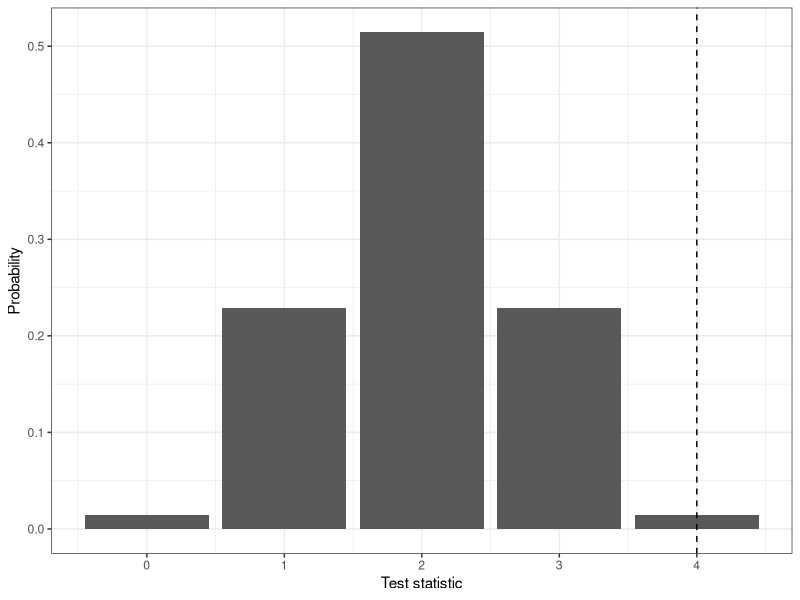
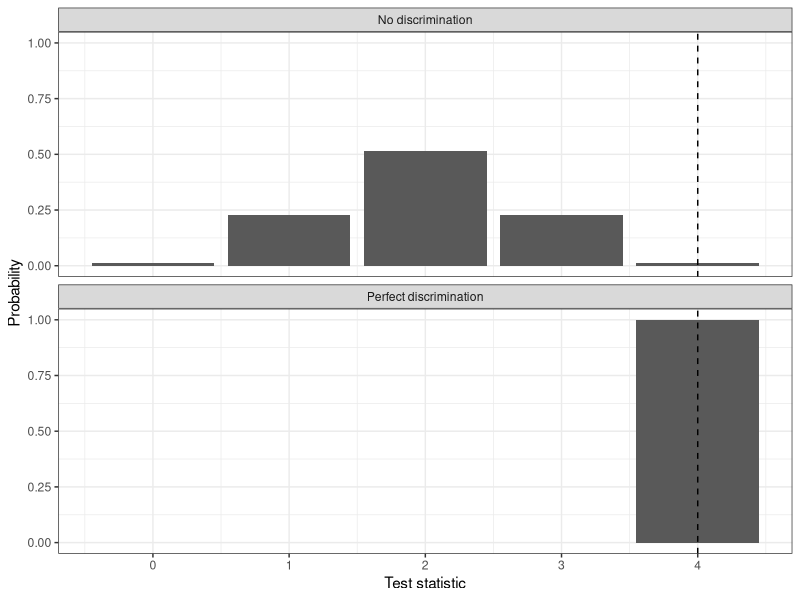

Source code (R) for these figures, in order:
# Setup -------------------------------------------------------------------
setwd(dirname(rstudioapi::getActiveDocumentContext()$path)) ## set wd to where file is saved
rm(list = ls())

# Fisher's Lady Tasting Tea experiment ------------------------------------

## Total of N = 8 cups
N <- 8

## Generate all 2^8 = 256 possible assignments
expand.grid(replicate(n = N,
                      expr = 0:1,
                      simplify = FALSE))

## To generate set of all allowable assignments, set number of milk-first (treated)
## cups to n_1 = 4
n_1 <- 4
n_0 <- N - n_1 ## Remaining N - n_1 cups are tea-first (control) cups

## Generate set of allowable assignments
Omega <- apply(X = combn(x = N,
                         m = n_1,
                         simplify = TRUE),
               MARGIN = 2,
               FUN = function(x) as.integer(1:N %in% x))
## Each assignment has equal probability
Omega_probs <- rep(x = 1/ncol(Omega),
                   times = ncol(Omega))

## Suppose realized assignment is
z <- Omega[,1]

## Also suppose "lady" correctly judges all cups
y <- z

## Write function to calculate Fisher's test statistic 
fisher_test_stat <- function(z,
                             y){
  
  return(as.numeric(t(z) %*% y))
  
}

## Calculate test-statisic on observed data
obs_test_stat <- fisher_test_stat(z = z,
                                  y = y)

## Generate distribution over Omega holding y fixed
test_stats_no_disc <- apply(X = Omega,
                            MARGIN = 2,
                            FUN = function(x) { fisher_test_stat(z = x,
                                                                 y = y) })

space_test_stats_no_disc <- sort(unique(test_stats_no_disc))
probs_no_disc <- sapply(X = space_test_stats_no_disc,
                        FUN = function(x) { sum((test_stats_no_disc == x) * Omega_probs) })

## Plot distribution of null test-stat

## Use ggplot2 and all tidyverse packages
# install.packages("tidyverse")
library(tidyverse)

null_test_stats <- data.frame(null_test_stat = space_test_stats_no_disc,
                              prob = probs_no_disc,
                              null = "No discrimination")

## Use Freedman-Diaconis rule for binwidth
#bw <- 2 * IQR(null_test_stats$null_test_stat) / length(null_test_stats$null_test_stat)^(1/3)

null_dist_no_discrim_plot <- ggplot(data = null_test_stats,
                                    mapping = aes(x = null_test_stat ,
                                                  y = prob)) +
  geom_bar(stat = "identity") +
  geom_vline(xintercept = obs_test_stat,
             linetype = "dashed") +
  theme_bw() +
  xlab(label = "Test statistic") +
  ylab(label = "Probability")
null_dist_no_discrim_plot

#ggsave(plot = null_dist_no_discrim_plot,
#       file = "null_dist_no_discrim_plot.pdf",
#       width = 6,
#       height = 4,
#       units = "in",
#       dpi = 600)

test_stats_perf_disc <- apply(X = Omega,
                              MARGIN = 2,
                              FUN = function(x) { fisher_test_stat(z = x,
                                                                   y = x) })

space_test_stats_perf_disc <- sort(unique(test_stats_perf_disc))
probs_perf_disc <- sapply(X = space_test_stats_perf_disc,
                          FUN = function(x) { sum((test_stats_perf_disc == x) * Omega_probs) })


null_test_stats <- data.frame(null_test_stat = c(space_test_stats_no_disc,
                                                 space_test_stats_perf_disc),
                              prob = c(probs_no_disc, probs_perf_disc),
                              null = c(rep(x = "No discrimination",
                                           times = length(space_test_stats_no_disc)),
                                       rep(x = "Perfect discrimination",
                                           times = length(space_test_stats_perf_disc))))

null_dists_discrim_plot <- ggplot(data = null_test_stats,
                                    mapping = aes(x = null_test_stat ,
                                                  y = prob)) +
  geom_bar(stat = "identity") +
  geom_vline(xintercept = obs_test_stat,
             linetype = "dashed") +
  theme_bw() +
  scale_y_continuous(limits = c(0, 1)) +
  xlab(label = "Test statistic") +
  ylab(label = "Probability") +
  facet_wrap(facets = . ~ null,
             nrow = 2,
             ncol = 1,
             scales = "fixed")
null_dists_discrim_plot

#ggsave(plot = null_dists_discrim_plot,
#       file = "null_dists_discrim_plot.pdf",
#       width = 6,
#       height = 4,
#       units = "in",
#       dpi = 600)
